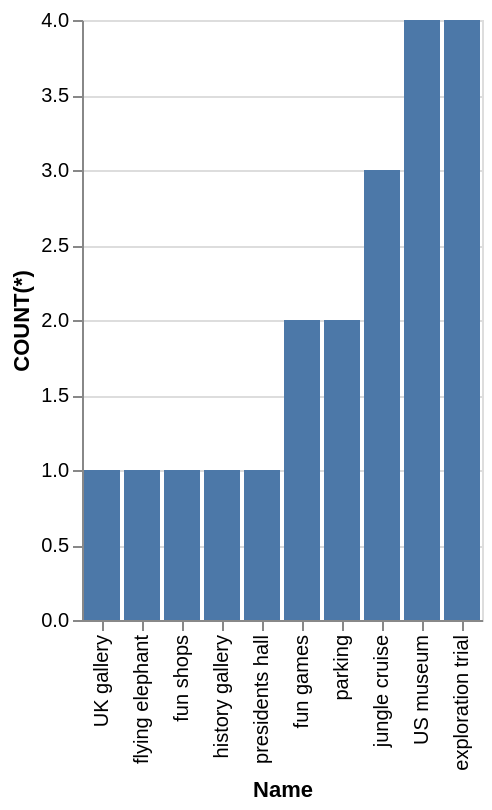

Write the Vega-Lite specification saved for this chart.
### Vega-Lite specification from a JSON file in a GitHub repository (floating-point values rounded to 4 significant figures)
{"data": {"values": [{"x_data": "UK gallery", "y_data": 1}, {"x_data": "flying elephant", "y_data": 1}, {"x_data": "fun shops", "y_data": 1}, {"x_data": "history gallery", "y_data": 1}, {"x_data": "presidents hall", "y_data": 1}, {"x_data": "fun games", "y_data": 2}, {"x_data": "parking", "y_data": 2}, {"x_data": "jungle cruise", "y_data": 3}, {"x_data": "US museum", "y_data": 4}, {"x_data": "exploration trial", "y_data": 4}]}, "mark": "bar", "encoding": {"x": {"field": "x_data", "type": "nominal", "title": "Name", "sort": {"op": "sum", "field": "y_data", "order": "ascending"}}, "y": {"field": "y_data", "type": "quantitative", "title": "COUNT(*)"}}}
